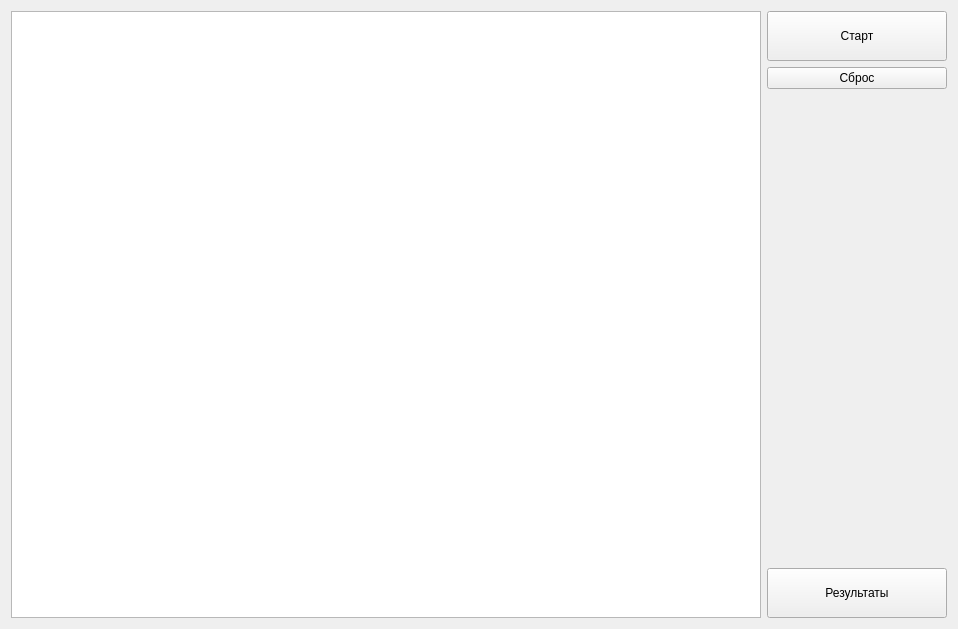
<?xml version="1.0" encoding="UTF-8"?>
<ui version="4.0">
 <class>wSimulation</class>
 <widget class="QWidget" name="wSimulation">
  <property name="geometry">
   <rect>
    <x>0</x>
    <y>0</y>
    <width>958</width>
    <height>629</height>
   </rect>
  </property>
  <property name="windowTitle">
   <string>Form</string>
  </property>
  <layout class="QGridLayout" name="gridLayout">
   <item row="0" column="2">
    <widget class="QPushButton" name="pbStartSim">
     <property name="sizePolicy">
      <sizepolicy hsizetype="Maximum" vsizetype="Fixed">
       <horstretch>0</horstretch>
       <verstretch>0</verstretch>
      </sizepolicy>
     </property>
     <property name="minimumSize">
      <size>
       <width>180</width>
       <height>50</height>
      </size>
     </property>
     <property name="text">
      <string>Старт</string>
     </property>
    </widget>
   </item>
   <item row="3" column="2">
    <widget class="QPushButton" name="pbResults">
     <property name="minimumSize">
      <size>
       <width>150</width>
       <height>50</height>
      </size>
     </property>
     <property name="text">
      <string>Результаты</string>
     </property>
    </widget>
   </item>
   <item row="0" column="0" rowspan="4" colspan="2">
    <widget class="QTextBrowser" name="textBrowser"/>
   </item>
   <item row="1" column="2">
    <widget class="QPushButton" name="pushButton">
     <property name="text">
      <string>Сброс</string>
     </property>
    </widget>
   </item>
  </layout>
 </widget>
 <resources/>
 <connections/>
</ui>
